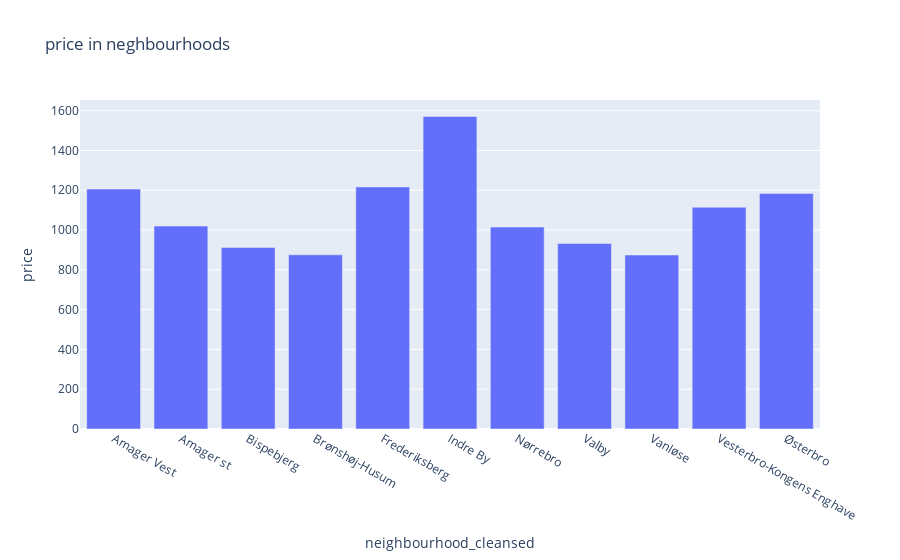
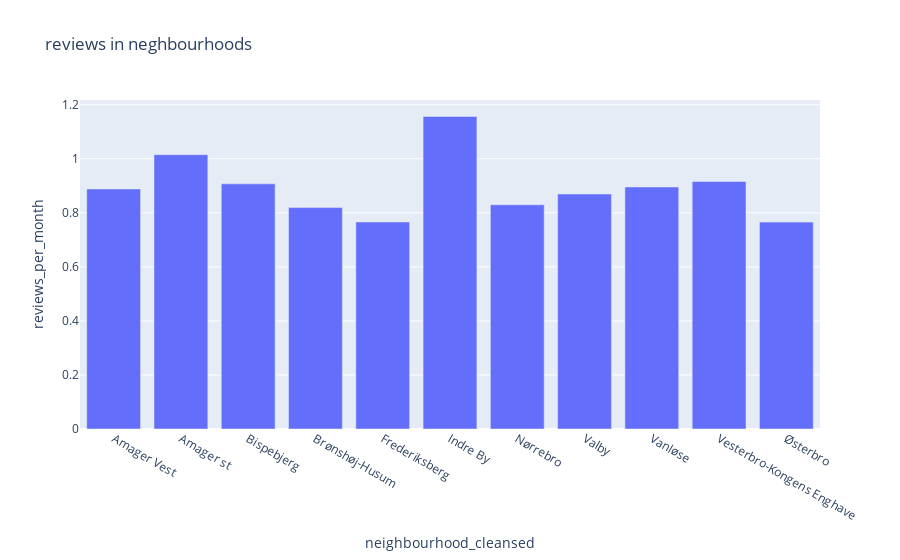
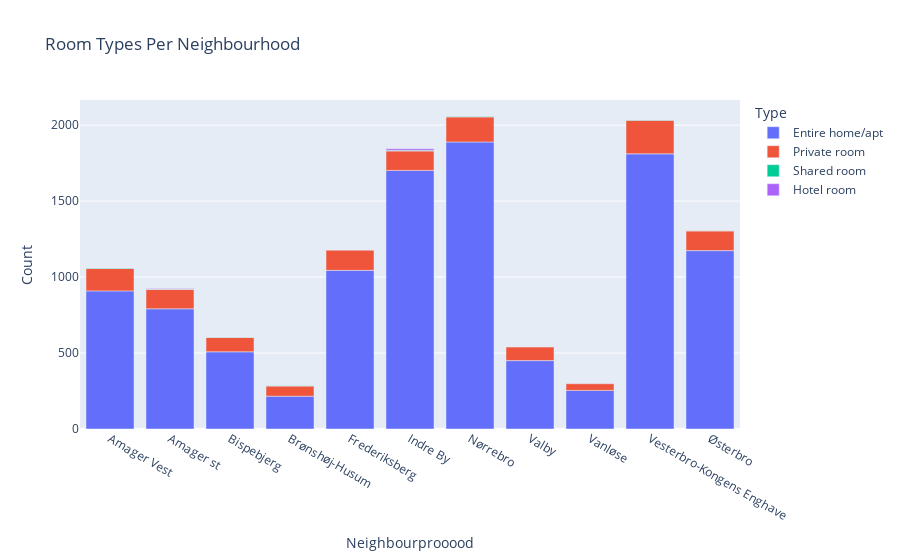

Notebook source saved alongside these figures, in order:
### Markdown cell above
### 3. Create boxplots where you have the neighbourhood on the x-axis and price on the y-axis. What does this tell you about the listings in Copenhagen? Keep the x-axis as is and move different variables into the y-axis to see how things are distributed between the neighborhoods to create different plots (your choice).

### Code cell
import plotly.express as px
# State your solution here. Add more cells if needed.


average_price_per_neighbourhhood = data_filtered.groupby('neighbourhood_cleansed')['price'].mean().reset_index()

average_review_per_neighourhood = data_filtered.groupby('neighbourhood_cleansed')['reviews_per_month'].mean().reset_index()


room_type_per_neighbourhood = data_filtered.groupby('neighbourhood_cleansed')['room_type'].value_counts().reset_index(name='count')

# Create the bar plot
fig = px.bar(average_price_per_neighbourhhood, x='neighbourhood_cleansed', y='price', title='price in neghbourhoods')

fig_two = px.bar(average_review_per_neighourhood, x='neighbourhood_cleansed', y='reviews_per_month', title='reviews in neghbourhoods')

fig_three =  px.bar(room_type_per_neighbourhood, x='neighbourhood_cleansed', y='count', color='room_type',
             labels={'neighbourhood_cleansed':'Neighbourprooood', 'count':'Count', 'room_type':'Type'},
             title='Room Types Per Neighbourhood')

# Show the plot
fig.show()
fig_two.show()
fig_three.show()

### Figure 1 — Plotly figure (JSON) as saved in the notebook; plotly's stock layout.template omitted (floating-point values rounded to 4 significant figures)
{"data": [{"alignmentgroup": "True", "hovertemplate": "neighbourhood_cleansed=%{x}<br>price=%{y}<extra></extra>", "legendgroup": "", "marker": {"color": "#636efa", "pattern": {"shape": ""}}, "name": "", "offsetgroup": "", "orientation": "v", "showlegend": false, "textposition": "auto", "type": "bar", "x": ["Amager Vest", "Amager st", "Bispebjerg", "Brønshøj-Husum", "Frederiksberg", "Indre By", "Nørrebro", "Valby", "Vanløse", "Vesterbro-Kongens Enghave", "Østerbro"], "xaxis": "x", "y": [1206.0, 1020.0, 912.1, 875.5, 1217.0, 1571.0, 1015.0, 932.1, 874.5, 1115.0, 1184.0], "yaxis": "y"}], "layout": {"barmode": "relative", "legend": {"tracegroupgap": 0}, "title": {"text": "price in neghbourhoods"}, "xaxis": {"anchor": "y", "domain": [0, 1], "title": {"text": "neighbourhood_cleansed"}}, "yaxis": {"anchor": "x", "domain": [0, 1], "title": {"text": "price"}}}}

### Figure 2 — Plotly figure (JSON) as saved in the notebook; plotly's stock layout.template omitted (floating-point values rounded to 4 significant figures)
{"data": [{"alignmentgroup": "True", "hovertemplate": "neighbourhood_cleansed=%{x}<br>reviews_per_month=%{y}<extra></extra>", "legendgroup": "", "marker": {"color": "#636efa", "pattern": {"shape": ""}}, "name": "", "offsetgroup": "", "orientation": "v", "showlegend": false, "textposition": "auto", "type": "bar", "x": ["Amager Vest", "Amager st", "Bispebjerg", "Brønshøj-Husum", "Frederiksberg", "Indre By", "Nørrebro", "Valby", "Vanløse", "Vesterbro-Kongens Enghave", "Østerbro"], "xaxis": "x", "y": [0.8883, 1.015, 0.9073, 0.8194, 0.766, 1.157, 0.8296, 0.8694, 0.8956, 0.9158, 0.7656], "yaxis": "y"}], "layout": {"barmode": "relative", "legend": {"tracegroupgap": 0}, "title": {"text": "reviews in neghbourhoods"}, "xaxis": {"anchor": "y", "domain": [0, 1], "title": {"text": "neighbourhood_cleansed"}}, "yaxis": {"anchor": "x", "domain": [0, 1], "title": {"text": "reviews_per_month"}}}}

### Figure 3 — Plotly figure (JSON) as saved in the notebook; plotly's stock layout.template omitted (floating-point values rounded to 4 significant figures)
{"data": [{"alignmentgroup": "True", "hovertemplate": "Type=Entire home/apt<br>Neighbourprooood=%{x}<br>Count=%{y}<extra></extra>", "legendgroup": "Entire home/apt", "marker": {"color": "#636efa", "pattern": {"shape": ""}}, "name": "Entire home/apt", "offsetgroup": "Entire home/apt", "orientation": "v", "showlegend": true, "textposition": "auto", "type": "bar", "x": ["Amager Vest", "Amager st", "Bispebjerg", "Brønshøj-Husum", "Frederiksberg", "Indre By", "Nørrebro", "Valby", "Vanløse", "Vesterbro-Kongens Enghave", "Østerbro"], "xaxis": "x", "y": [909, 791, 508, 216, 1044, 1702, 1889, 450, 254, 1811, 1174], "yaxis": "y"}, {"alignmentgroup": "True", "hovertemplate": "Type=Private room<br>Neighbourprooood=%{x}<br>Count=%{y}<extra></extra>", "legendgroup": "Private room", "marker": {"color": "#EF553B", "pattern": {"shape": ""}}, "name": "Private room", "offsetgroup": "Private room", "orientation": "v", "showlegend": true, "textposition": "auto", "type": "bar", "x": ["Amager Vest", "Amager st", "Bispebjerg", "Brønshøj-Husum", "Frederiksberg", "Indre By", "Nørrebro", "Valby", "Vanløse", "Vesterbro-Kongens Enghave", "Østerbro"], "xaxis": "x", "y": [148, 129, 95, 67, 133, 128, 165, 89, 44, 221, 130], "yaxis": "y"}, {"alignmentgroup": "True", "hovertemplate": "Type=Shared room<br>Neighbourprooood=%{x}<br>Count=%{y}<extra></extra>", "legendgroup": "Shared room", "marker": {"color": "#00cc96", "pattern": {"shape": ""}}, "name": "Shared room", "offsetgroup": "Shared room", "orientation": "v", "showlegend": true, "textposition": "auto", "type": "bar", "x": ["Amager Vest", "Amager st", "Bispebjerg", "Brønshøj-Husum", "Indre By", "Nørrebro", "Vesterbro-Kongens Enghave", "Østerbro"], "xaxis": "x", "y": [2, 1, 1, 2, 4, 3, 2, 1], "yaxis": "y"}, {"alignmentgroup": "True", "hovertemplate": "Type=Hotel room<br>Neighbourprooood=%{x}<br>Count=%{y}<extra></extra>", "legendgroup": "Hotel room", "marker": {"color": "#ab63fa", "pattern": {"shape": ""}}, "name": "Hotel room", "offsetgroup": "Hotel room", "orientation": "v", "showlegend": true, "textposition": "auto", "type": "bar", "x": ["Amager st", "Indre By"], "xaxis": "x", "y": [3, 10], "yaxis": "y"}], "layout": {"barmode": "relative", "legend": {"title": {"text": "Type"}, "tracegroupgap": 0}, "title": {"text": "Room Types Per Neighbourhood"}, "xaxis": {"anchor": "y", "domain": [0, 1], "title": {"text": "Neighbourprooood"}}, "yaxis": {"anchor": "x", "domain": [0, 1], "title": {"text": "Count"}}}}
